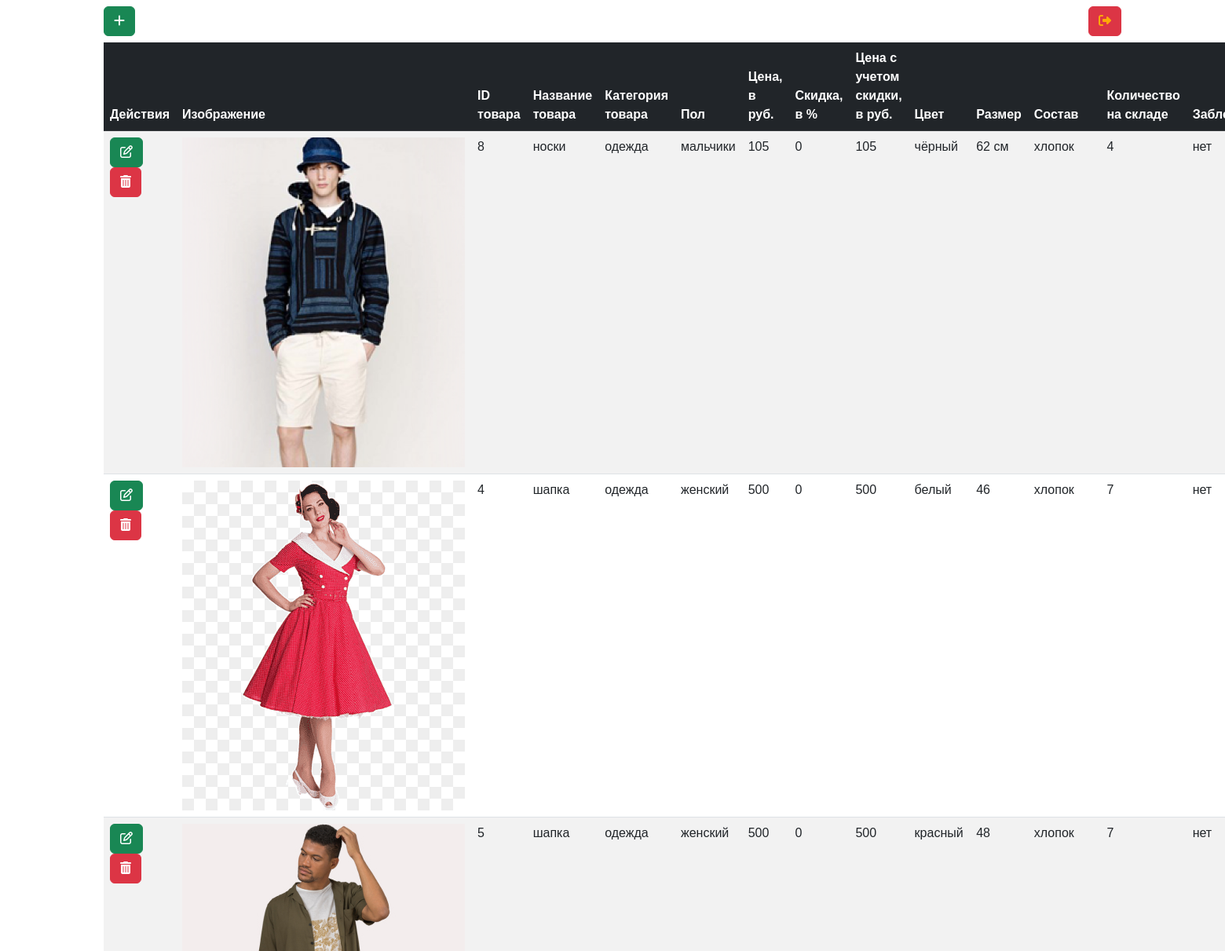
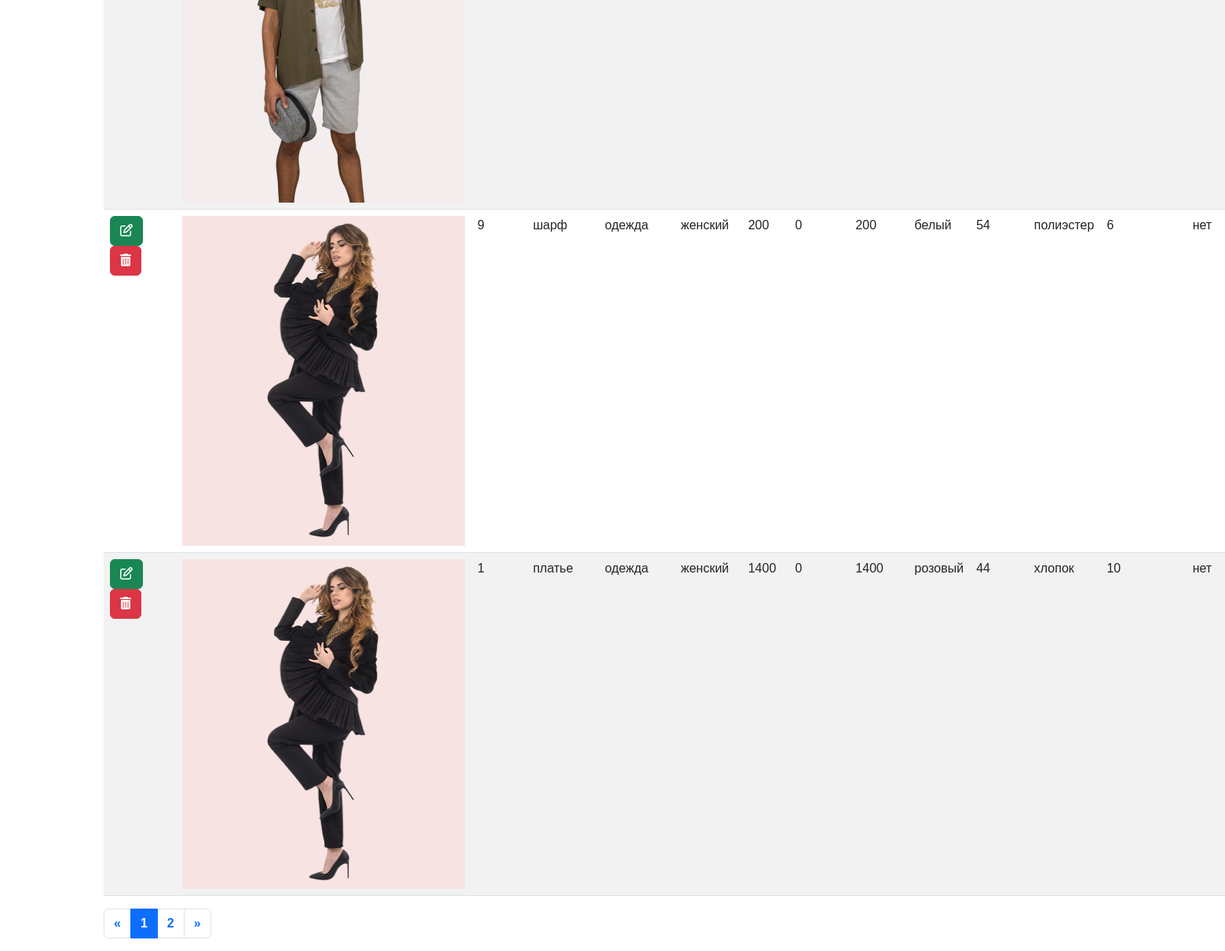
/admin/catalog.php (signed in), run on the app's committed database (2 pictures, top to bottom).
### tables this page shows
CREATE TABLE `product` (
  `id_product` int(10) NOT NULL,
  `product_name` varchar(255) NOT NULL,
  `blocked` int(2) NOT NULL DEFAULT '0',
  `add_date` timestamp NOT NULL,
  `update_date` timestamp NOT NULL,
  `id_gender` int(2) NOT NULL,
  `id_category` int(4) NOT NULL,
  `id_material` int(2) NOT NULL,
  `id_color` int(2) NOT NULL,
  `id_size` int(3) NOT NULL,
  `elements_count` int(2) NOT NULL DEFAULT '1',
  `store_count` int(10) NOT NULL,
  `price` float NOT NULL,
  `sale` int(3) NOT NULL DEFAULT '0',
  `new` tinyint(1) NOT NULL,
  `product_description` text NOT NULL,
  `artikul_store` varchar(15) DEFAULT NULL,
  `artikul_manufacture` varchar(15) DEFAULT NULL,
  `id_manufacture` int(10) DEFAULT NULL,
  `make_date` varchar(10) DEFAULT NULL,
  `exp_date` varchar(10) DEFAULT NULL
);

CREATE TABLE `product_category` (
  `id_category` int(4) NOT NULL,
  `category_name` varchar(100) NOT NULL
);

CREATE TABLE `gender_types` (
  `id_gender` int(2) NOT NULL,
  `gender_name` varchar(20) NOT NULL
);

CREATE TABLE `colors` (
  `id_color` int(2) NOT NULL,
  `color_name` varchar(100) NOT NULL
);

CREATE TABLE `sizes` (
  `id_size` int(3) NOT NULL,
  `size_name` varchar(20) NOT NULL
);

CREATE TABLE `material_types` (
  `id_material` int(4) NOT NULL,
  `material_name` varchar(255) NOT NULL
);

### admin/vender/workingWithProducts.php (called while the page is built, shortened)
<?php
include 'db.php';
function selectFromProduct($table1, $table2, $table3, $table4, $table5, $table6, $limitOnPage, $offset) {
    global $pdo;
    $selectProduct = "SELECT
    p.*,
    g.gender_name,
    m.material_name,
    pc.category_name,
    c.color_name,
    s.size_name
    FROM  $table1 AS p, $table2 AS g, $table3 AS m, $table4 AS pc, $table5 AS c, $table6 AS s
    WHERE p.id_gender = g.id_gender
        AND p.id_category = pc.id_category
        AND p.id_material = m.id_material
        AND p.id_color = c.id_color
        AND p.id_size = s.id_size
        -- AND p.blocked = 0
        -- AND p.store_count > 1
    ORDER BY add_date
    LIMIT $limitOnPage
    OFFSET $offset;";
    $allProducts = $pdo->prepare($selectProduct);
    $allProducts->execute();
    return $allProducts->fetchAll(PDO::FETCH_OBJ);
}
function countRow($table) {
    global $pdo;
    $sql = "SELECT COUNT(*) FROM $table ";
    $query = $pdo->prepare($sql);
    $query->execute();
    return $query->fetchColumn();
}

### admin/catalog.php (the view, shortened to what this page needs)
<?php
    include 'vender/workingWithProducts.php';
    $page = isset($_GET['page']) ? intval($_GET['page']) : 1;
    $limitOnPage = 5;
    $offset = $limitOnPage * ($page - 1);
    $totalPages = ceil(countRow('product') / $limitOnPage);
    $products = selectFromProduct('product', 'gender_types', 'material_types', 'product_category', 'colors', 'sizes', $limitOnPage, $offset);
?>
<!doctype html>
<html lang="ru">
<head>
    <link href="https://cdn.jsdelivr.net/npm/bootstrap@5.3.0/dist/css/bootstrap.min.css" rel="stylesheet"
>
    <link rel="stylesheet" href="css/style.css">
</head>
<body>
    <div class="container">
        <div class="row">
            <div class="col-12">
                <div class="box_flex">
                    <button class="btn btn-success mt-2" data-bs-toggle="modal" data-bs-target="#create"><i
                        class="fa fa-plus"></i></button>
                    <a href="vender/regAndAuth/logout.php" class="btn btn-danger logout"><i
                        class="fa fa-sign-out"></i></a>
                </div>
                <table class="table table-striped table-hover mt-2">
                    <thead class="table-dark thead-fixed" style="position: sticky;top: 0">
                        <th>Действия</th>
                        <th>Изображение</th>
                        <th>ID товара</th>
                        <th>Название товара</th>
                        <th>Категория товара</th>
                        <th>Пол</th>
                        <th>Цена, в руб.</th>
                        <th>Скидка, в %</th>
                        <th>Цена с учетом скидки, в руб.</th>
                        <th>Цвет</th>
                        <th>Размер</th>
                        <th>Состав</th>
                        <th>Количество на складе</th>
                        <th>Заблокирован</th>
                    </thead>
                    <tbody class="tbody_padding">
                        <?php foreach ($products as $res) { ?>
                            <tr>
                                <td>
                                    <a href="?id=<?php echo $res->id_product; ?>" class="btn btn-success"
                                        data-bs-toggle="modal" data-bs-target="#edit<?php echo $res->id_product; ?>"><i
                                            class="fa fa-edit"></i></a>
                                    <a href="" class="btn btn-danger" data-bs-toggle="modal"
                                        data-bs-target="#delete<?php echo $res->id_product; ?>"><i
                                            class="fa fa-trash-alt"></i></a>
                                </td>
                                <td>
                                    <?php
                                    $directory = '../img/catalog/' . $res->id_product . '/';
                                    $files = scandir($directory);
                                    $firstFile = $directory . $files[2];
                                    ?>
                                    <img src="<?php echo $firstFile; ?>" alt="изображение товара">
                                </td>
                                <td>
                                    <?php echo $res->id_product; ?>
                                </td>
                                <td>
                                    <?php echo $res->product_name; ?>
                                </td>
                                <td>
                                    <?php echo $res->category_name; ?>
                                </td>
                                <td>
                                    <?php echo $res->gender_name; ?>
                                </td>
                                <td>
                                    <?php echo $res->price; ?>
                                </td>
                                <td>
                                    <?php echo $res->sale; ?>
                                </td>
                                <td>
                                    <?php echo $res->price - ceil($res->price * $res->sale / 100); ?>
                                </td>
                                <td>
                                    <?php echo $res->color_name; ?>
                                </td>
                                <td>
                                    <?php echo $res->size_name; ?>
                                </td>
                                <td>
                                    <?php echo $res->material_name; ?>
                                </td>
                                <td>
                                    <?php echo $res->store_count; ?>
                                </td>
                                <td>
                                    <?php if ($res->blocked) {
                                            echo 'да';
                                        } else {
                                            echo 'нет';
                                        } ?>
                                </td>
                            </tr>
                        <?php } ?>
                    </tbody>
                </table>
                <?php include("pagination.php") ?>
            </div>
        </div>
    </div>
</body>
</html>

### admin/pagination.php (shortened to what this page needs)
<nav aria-label="Page navigation example">
    <ul class="pagination">
        <li class="page-item">
            <a class="page-link" href="?page=1" aria-label="Previous">
                <span aria-hidden="true">&laquo;</span>
            </a>
        </li>
            <li class="page-item active"><a class="page-link" href="?page=<?php echo $page; ?>"><?php echo $page ?></a></li>
        <?php if ($page < $totalPages): ?>
            <li class="page-item"><a class="page-link" href="?page=<?php echo ($page + 1); ?>"><?php echo ($page + 1) ?></a></li>
        <?php endif; ?>
        <li class="page-item">
            <a class="page-link" href="?page=<?php echo $totalPages ?>" aria-label="Next">
                <span aria-hidden="true">&raquo;</span>
            </a>
        </li>
    </ul>
</nav>

### admin/css/style.css (style rules this page uses)
* { margin: 0; padding: 0; box-sizing: border-box; }
body { font-family: Montserrat, sans-serif; }
a { color: #7c9ab7; text-decoration: none; font-weight: bold; }
.box_flex { display: flex; justify-content: space-between; align-items: flex-end; }
button { padding: 10px; background: #e3e3e3; border: unset; cursor: pointer; }
.logout { color: #ffa908; text-align: center; }

### data on the page
product: shows a picture, id_product "8", product_name "носки", id_category.category_name "одежда", id_gender.gender_name "мальчики", price "105", sale "0", $res->price-ceil($res->price*$res->sale/100) "105", id_color.color_name "чёрный", id_size.size_name "62 см", id_material.material_name "хлопок", store_count "4", blocked "нет"
product: shows a picture, id_product "4", product_name "шапка", id_category.category_name "одежда", id_gender.gender_name "женский", price "500", sale "0", $res->price-ceil($res->price*$res->sale/100) "500", id_color.color_name "белый", id_size.size_name "46", id_material.material_name "хлопок", store_count "7", blocked "нет"
product: shows a picture, id_product "5", product_name "шапка", id_category.category_name "одежда", id_gender.gender_name "женский", price "500", sale "0", $res->price-ceil($res->price*$res->sale/100) "500", id_color.color_name "красный", id_size.size_name "48", id_material.material_name "хлопок", store_count "7", blocked "нет"
product: id_product "9", product_name "шарф", id_category.category_name "одежда", id_gender.gender_name "женский", price "200", sale "0", $res->price-ceil($res->price*$res->sale/100) "200", id_color.color_name "белый", id_size.size_name "54", id_material.material_name "полиэстер", store_count "6", blocked "нет"
product: id_product "1", product_name "платье", id_category.category_name "одежда", id_gender.gender_name "женский", price "1400", sale "0", $res->price-ceil($res->price*$res->sale/100) "1400", id_color.color_name "розовый", id_size.size_name "44", id_material.material_name "хлопок", store_count "10", blocked "нет"

### other printed values
$page "1"
$page + 1 "2"
